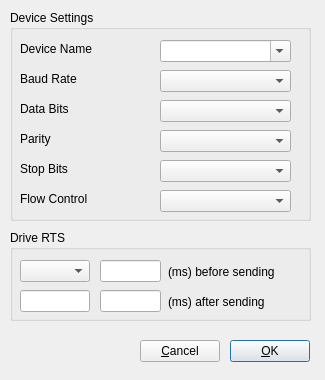
<?xml version="1.0" encoding="UTF-8"?>
<ui version="4.0">
 <class>SettingsDialog</class>
 <widget class="QDialog" name="SettingsDialog">
  <property name="windowModality">
   <enum>Qt::ApplicationModal</enum>
  </property>
  <property name="geometry">
   <rect>
    <x>0</x>
    <y>0</y>
    <width>325</width>
    <height>380</height>
   </rect>
  </property>
  <property name="sizePolicy">
   <sizepolicy hsizetype="Fixed" vsizetype="Fixed">
    <horstretch>0</horstretch>
    <verstretch>0</verstretch>
   </sizepolicy>
  </property>
  <property name="minimumSize">
   <size>
    <width>325</width>
    <height>380</height>
   </size>
  </property>
  <property name="maximumSize">
   <size>
    <width>325</width>
    <height>380</height>
   </size>
  </property>
  <property name="windowTitle">
   <string>Settings</string>
  </property>
  <widget class="QGroupBox" name="groupBox">
   <property name="geometry">
    <rect>
     <x>10</x>
     <y>10</y>
     <width>301</width>
     <height>211</height>
    </rect>
   </property>
   <property name="title">
    <string>Device Settings</string>
   </property>
   <widget class="QComboBox" name="comboParity">
    <property name="geometry">
     <rect>
      <x>150</x>
      <y>120</y>
      <width>131</width>
      <height>22</height>
     </rect>
    </property>
    <property name="contextMenuPolicy">
     <enum>Qt::NoContextMenu</enum>
    </property>
    <property name="whatsThis">
     <string>Do not use or Use Odd or Even Parity .Select  from list.</string>
    </property>
   </widget>
   <widget class="QComboBox" name="comboStopBits">
    <property name="geometry">
     <rect>
      <x>150</x>
      <y>150</y>
      <width>131</width>
      <height>22</height>
     </rect>
    </property>
    <property name="contextMenuPolicy">
     <enum>Qt::NoContextMenu</enum>
    </property>
    <property name="whatsThis">
     <string>Use One or Two Stop Bits.Select  from list.</string>
    </property>
   </widget>
   <widget class="QLabel" name="label">
    <property name="geometry">
     <rect>
      <x>10</x>
      <y>30</y>
      <width>91</width>
      <height>17</height>
     </rect>
    </property>
    <property name="text">
     <string>Device Name</string>
    </property>
   </widget>
   <widget class="QLabel" name="label_2">
    <property name="geometry">
     <rect>
      <x>10</x>
      <y>60</y>
      <width>91</width>
      <height>17</height>
     </rect>
    </property>
    <property name="text">
     <string>Baud Rate</string>
    </property>
   </widget>
   <widget class="QLabel" name="label_3">
    <property name="geometry">
     <rect>
      <x>10</x>
      <y>90</y>
      <width>91</width>
      <height>17</height>
     </rect>
    </property>
    <property name="text">
     <string>Data Bits</string>
    </property>
   </widget>
   <widget class="QLabel" name="label_4">
    <property name="geometry">
     <rect>
      <x>10</x>
      <y>120</y>
      <width>91</width>
      <height>17</height>
     </rect>
    </property>
    <property name="text">
     <string>Parity</string>
    </property>
   </widget>
   <widget class="QLabel" name="label_5">
    <property name="geometry">
     <rect>
      <x>10</x>
      <y>150</y>
      <width>91</width>
      <height>17</height>
     </rect>
    </property>
    <property name="text">
     <string>Stop Bits</string>
    </property>
   </widget>
   <widget class="QLabel" name="label_6">
    <property name="geometry">
     <rect>
      <x>10</x>
      <y>180</y>
      <width>91</width>
      <height>17</height>
     </rect>
    </property>
    <property name="text">
     <string>Flow Control</string>
    </property>
   </widget>
   <widget class="QComboBox" name="comboDevice">
    <property name="geometry">
     <rect>
      <x>150</x>
      <y>30</y>
      <width>131</width>
      <height>22</height>
     </rect>
    </property>
    <property name="contextMenuPolicy">
     <enum>Qt::NoContextMenu</enum>
    </property>
    <property name="whatsThis">
     <string>Connect to this Device.Select from list.</string>
    </property>
    <property name="editable">
     <bool>true</bool>
    </property>
   </widget>
   <widget class="QComboBox" name="comboBaudRate">
    <property name="geometry">
     <rect>
      <x>150</x>
      <y>60</y>
      <width>131</width>
      <height>22</height>
     </rect>
    </property>
    <property name="contextMenuPolicy">
     <enum>Qt::NoContextMenu</enum>
    </property>
    <property name="whatsThis">
     <string>Use this Baud Rate.Select from list.</string>
    </property>
   </widget>
   <widget class="QComboBox" name="comboDataBits">
    <property name="geometry">
     <rect>
      <x>150</x>
      <y>90</y>
      <width>131</width>
      <height>22</height>
     </rect>
    </property>
    <property name="contextMenuPolicy">
     <enum>Qt::NoContextMenu</enum>
    </property>
    <property name="whatsThis">
     <string>Use Seven or Eight Data Bits.Select from list.</string>
    </property>
   </widget>
   <widget class="QComboBox" name="comboFlowCtrl">
    <property name="geometry">
     <rect>
      <x>150</x>
      <y>180</y>
      <width>131</width>
      <height>22</height>
     </rect>
    </property>
    <property name="contextMenuPolicy">
     <enum>Qt::NoContextMenu</enum>
    </property>
    <property name="whatsThis">
     <string>Do not use or Use Hardware or Software  Flow Control.Select  from list.</string>
    </property>
   </widget>
  </widget>
  <widget class="QGroupBox" name="groupBox2">
   <property name="geometry">
    <rect>
     <x>10</x>
     <y>230</y>
     <width>301</width>
     <height>91</height>
    </rect>
   </property>
   <property name="title">
    <string>Drive RTS</string>
   </property>
   <widget class="QComboBox" name="comboRtsPolarity">
    <property name="geometry">
     <rect>
      <x>10</x>
      <y>30</y>
      <width>70</width>
      <height>22</height>
     </rect>
    </property>
    <property name="contextMenuPolicy">
     <enum>Qt::NoContextMenu</enum>
    </property>
    <property name="whatsThis">
     <string>on or off RTS line x(ms) before sending </string>
    </property>
   </widget>
   <widget class="QLineEdit" name="editRtsPolarity">
    <property name="geometry">
     <rect>
      <x>10</x>
      <y>60</y>
      <width>70</width>
      <height>22</height>
     </rect>
    </property>
    <property name="contextMenuPolicy">
     <enum>Qt::NoContextMenu</enum>
    </property>
    <property name="whatsThis">
     <string>on or off RTS line x(ms) after sending </string>
    </property>
   </widget>
   <widget class="QLabel" name="label_9">
    <property name="geometry">
     <rect>
      <x>158</x>
      <y>33</y>
      <width>141</width>
      <height>17</height>
     </rect>
    </property>
    <property name="text">
     <string>(ms) before sending</string>
    </property>
   </widget>
   <widget class="QLabel" name="label_7">
    <property name="geometry">
     <rect>
      <x>158</x>
      <y>63</y>
      <width>141</width>
      <height>17</height>
     </rect>
    </property>
    <property name="text">
     <string>(ms) after sending</string>
    </property>
   </widget>
   <widget class="QLineEdit" name="editRtsAfterTime">
    <property name="geometry">
     <rect>
      <x>90</x>
      <y>60</y>
      <width>61</width>
      <height>22</height>
     </rect>
    </property>
    <property name="contextMenuPolicy">
     <enum>Qt::NoContextMenu</enum>
    </property>
    <property name="whatsThis">
     <string>on or off RTS line x(ms) after sending </string>
    </property>
    <property name="inputMask">
     <string/>
    </property>
    <property name="text">
     <string/>
    </property>
    <property name="maxLength">
     <number>32767</number>
    </property>
   </widget>
   <widget class="QLineEdit" name="editRtsBeforeTime">
    <property name="geometry">
     <rect>
      <x>90</x>
      <y>30</y>
      <width>61</width>
      <height>22</height>
     </rect>
    </property>
    <property name="contextMenuPolicy">
     <enum>Qt::NoContextMenu</enum>
    </property>
    <property name="whatsThis">
     <string>on or off RTS line x(ms) before sending </string>
    </property>
    <property name="inputMask">
     <string/>
    </property>
    <property name="text">
     <string/>
    </property>
    <property name="maxLength">
     <number>32767</number>
    </property>
   </widget>
  </widget>
  <widget class="QPushButton" name="buttonOK">
   <property name="geometry">
    <rect>
     <x>230</x>
     <y>340</y>
     <width>80</width>
     <height>22</height>
    </rect>
   </property>
   <property name="sizePolicy">
    <sizepolicy hsizetype="Fixed" vsizetype="Fixed">
     <horstretch>0</horstretch>
     <verstretch>0</verstretch>
    </sizepolicy>
   </property>
   <property name="minimumSize">
    <size>
     <width>80</width>
     <height>22</height>
    </size>
   </property>
   <property name="maximumSize">
    <size>
     <width>80</width>
     <height>22</height>
    </size>
   </property>
   <property name="contextMenuPolicy">
    <enum>Qt::NoContextMenu</enum>
   </property>
   <property name="text">
    <string>&amp;OK</string>
   </property>
   <property name="icon">
    <iconset resource="main.qrc">
     <normaloff>:/images/accept.png</normaloff>:/images/accept.png</iconset>
   </property>
  </widget>
  <widget class="QPushButton" name="buttonCancel">
   <property name="geometry">
    <rect>
     <x>140</x>
     <y>340</y>
     <width>80</width>
     <height>22</height>
    </rect>
   </property>
   <property name="sizePolicy">
    <sizepolicy hsizetype="Fixed" vsizetype="Fixed">
     <horstretch>0</horstretch>
     <verstretch>0</verstretch>
    </sizepolicy>
   </property>
   <property name="minimumSize">
    <size>
     <width>80</width>
     <height>22</height>
    </size>
   </property>
   <property name="maximumSize">
    <size>
     <width>80</width>
     <height>22</height>
    </size>
   </property>
   <property name="contextMenuPolicy">
    <enum>Qt::NoContextMenu</enum>
   </property>
   <property name="text">
    <string>&amp;Cancel</string>
   </property>
   <property name="icon">
    <iconset resource="main.qrc">
     <normaloff>:/images/cancel.png</normaloff>:/images/cancel.png</iconset>
   </property>
   <property name="autoDefault">
    <bool>false</bool>
   </property>
  </widget>
 </widget>
 <tabstops>
  <tabstop>buttonOK</tabstop>
  <tabstop>comboDevice</tabstop>
  <tabstop>comboBaudRate</tabstop>
  <tabstop>comboDataBits</tabstop>
  <tabstop>comboParity</tabstop>
  <tabstop>comboStopBits</tabstop>
  <tabstop>comboFlowCtrl</tabstop>
  <tabstop>comboRtsPolarity</tabstop>
  <tabstop>editRtsBeforeTime</tabstop>
  <tabstop>editRtsAfterTime</tabstop>
  <tabstop>buttonCancel</tabstop>
  <tabstop>editRtsPolarity</tabstop>
 </tabstops>
 <resources>
  <include location="main.qrc"/>
 </resources>
 <connections/>
</ui>
